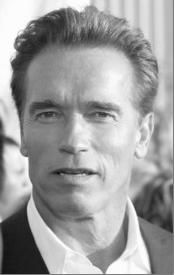
//> input picture p2/Images/arn.png, 175 x 275 px
$ ./fsiv_main_p2 -i=Images/input.jpg Images/arn.png out.png   (built with g++ and OpenCV 4)
//> lines starting //> are read from the running program, lines starting //| are printed output that depends on the picture
//> further down, input_image is the input picture: 275 rows x 175 cols, CV_8UC3; min 15, max 255, mean 158.7
### p2/fsiv_funcs.hpp
// File: fsiv_funcs.hpp
// (c) mjmarin

#ifndef FSIV_FUNCS_HPP
#define FSIV_FUNCS_HPP

#include <opencv2/opencv.hpp>
#include <string>
using namespace cv;
using namespace std;


Mat fsiv_contrast_enhance(const Mat& src01);
Mat fsiv_detail_enhance(const Mat& src01);
Mat fsiv_fuse(const Mat& contrast01, const Mat& detail01);
Mat fsiv_apply_gamma(const Mat& src01);
Mat fsiv_process_pipeline(const Mat& src01);
Mat fsiv_side_by_side_u8(const Mat& src_bgr_u8, const Mat& out_bgr_u8);

Mat processImage();
void updateImage(int, void*);
void interactiveMode(const string& save_path);
void normalMode(float alpha, float gain, float sigma, float gamma, float clip_limit, int tiles, const string& save_path);

#endif // FSIV_FUNCS_HPP

### p2/fsiv_funcs.cpp
// File: fsiv_funcs.cpp
// (c) mjmarin

#include "fsiv_funcs.hpp"
#include <algorithm>
#include <iostream>

using namespace cv;
using namespace std;

// External global variables from main
extern Mat input_image;
extern bool use_clahe;
extern bool luma_only;
extern bool show_debug;
extern float alpha;
extern float gamma1;
extern float gain;
extern float sigma;
extern float clip_limit;
extern int tiles;


extern const char* kWin;
extern const char* kWinContrast;
extern const char* kWinDetail;


Mat fsiv_contrast_enhance(const Mat& src01) {
    Mat result;

    if (src01.channels() == 1) {
        // Grayscale image
        Mat src_8u;
        src01.convertTo(src_8u, CV_8U, 255.0);

        if (use_clahe) {
            Ptr<CLAHE> clahe = createCLAHE(clip_limit, Size(tiles, tiles));
            clahe->apply(src_8u, src_8u);
        } else {
            equalizeHist(src_8u, src_8u);
        }

        src_8u.convertTo(result, CV_32F, 1.0/255.0);
    }
    else {
        // Color image
        if (luma_only) {
            // Process V channel in HSV
            Mat src_8u;
            src01.convertTo(src_8u, CV_8U, 255.0);

            Mat hsv;
            cvtColor(src_8u, hsv, COLOR_BGR2HSV);

            vector<Mat> hsv_channels;
            split(hsv, hsv_channels);

            // Process V channel
            if (use_clahe) {
                Ptr<CLAHE> clahe = createCLAHE(clip_limit, Size(tiles, tiles));
                clahe->apply(hsv_channels[2], hsv_channels[2]);
            } else {
                equalizeHist(hsv_channels[2], hsv_channels[2]);
            }

            merge(hsv_channels, hsv);
            cvtColor(hsv, src_8u, COLOR_HSV2BGR);
            src_8u.convertTo(result, CV_32F, 1.0/255.0);
        }
        else {
            // Process each BGR channel independently
            Mat src_8u;
            src01.convertTo(src_8u, CV_8U, 255.0);

            vector<Mat> bgr_channels;
            split(src_8u, bgr_channels);

            for (int i = 0; i < 3; i++) {
                if (use_clahe) {
                    Ptr<CLAHE> clahe = createCLAHE(clip_limit, Size(tiles, tiles));
                    clahe->apply(bgr_channels[i], bgr_channels[i]);
                } else {
                    equalizeHist(bgr_channels[i], bgr_channels[i]);
                }
            }

            merge(bgr_channels, src_8u);
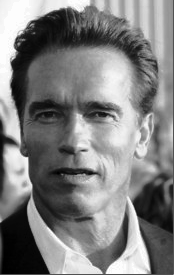
//> src_8u: 275 rows x 175 cols, CV_8UC3; min 0, max 255, mean 128.2
            src_8u.convertTo(result, CV_32F, 1.0/255.0);
        }
    }

    return result;
}

Mat fsiv_detail_enhance(const Mat& src01) {
    Mat blurred;

    // Calculate kernel size from sigma
    int ksize = (int)(ceil(sigma * 3) * 2 + 1);
    if (ksize < 3) ksize = 3;

    GaussianBlur(src01, blurred, Size(ksize, ksize), sigma);
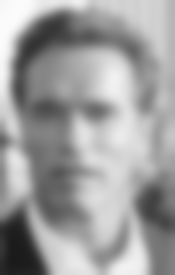
//> blurred: 275 rows x 175 cols, CV_32FC3; min 0.105, max 0.987, mean 0.621

    // Unsharp mask: Out = (1+gain)*I - gain*Blur
    Mat result = (1.0 + gain) * src01 - gain * blurred;
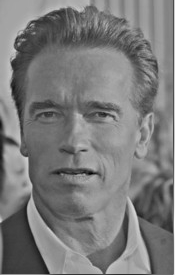
//> result: 275 rows x 175 cols, CV_32FC3; min -0.464, max 1.8, mean 0.623; drawn with min black and max white

    // Clamp to [0,1]
    min(result, 1.0, result);
    max(result, 0.0, result);

    return result;
}

Mat fsiv_fuse(const Mat& contrast01, const Mat& detail01) {

    Mat result;
    addWeighted(contrast01, alpha, detail01, 1.0 - alpha, 0.0, result);

    // Clamp to [0,1]
    min(result, 1.0, result);
    max(result, 0.0, result);

    return result;
}

Mat fsiv_apply_gamma(const Mat& src01) {
    if (abs(gamma1 - 1.0f) < 0.001f) {
        return src01.clone();
    }

    Mat result;
    pow(src01, gamma1, result);


    min(result, 1.0, result);
    max(result, 0.0, result);

    return result;
}

Mat fsiv_process_pipeline(const Mat& src01) {
    // Step 1: Contrast branch
    Mat contrast01 = fsiv_contrast_enhance(src01);

    // Step 2: Detail branch
    Mat detail01 = fsiv_detail_enhance(src01);
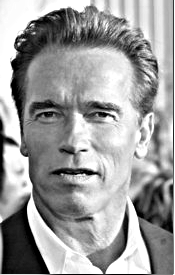
//> detail01: 275 rows x 175 cols, CV_32FC3; min 0, max 1, mean 0.615

    // Step 3: Fusion
    Mat fused01 = fsiv_fuse(contrast01, detail01);
//> in fsiv_fuse, `addWeighted(contrast01, alpha, detail01, 1.0 - alpha, 0.0, result);`:
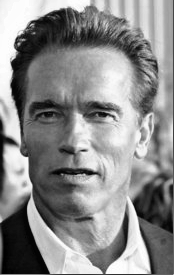
//> result: 275 rows x 175 cols, CV_32FC3; min 0, max 1, mean 0.548

    // Step 4: gamma1 correction
    Mat result01 = fsiv_apply_gamma(fused01);

    return result01;
}

Mat fsiv_side_by_side_u8(const Mat& src_bgr_u8, const Mat& out_bgr_u8) {
    Mat result;
    hconcat(src_bgr_u8, out_bgr_u8, result);
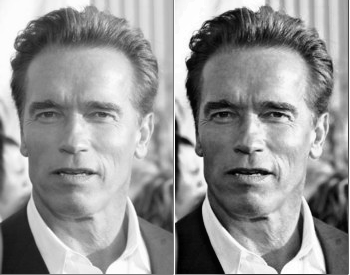
//> result: 275 rows x 350 cols, CV_8UC3; min 0, max 255, mean 149.2
    return result;
}


Mat processImage()
{
    // Convert input image to float [0,1]
    Mat src01;
    input_image.convertTo(src01, CV_32F, 1.0/255.0);

    // Process through pipeline
    Mat result01 = fsiv_process_pipeline(src01);

    // Convert back to 8-bit
    Mat result_u8;
    result01.convertTo(result_u8, CV_8U, 255.0);

    return result_u8;
}


void updateImage(int, void*)
{
    Mat result = processImage();


    Mat side_by_side = fsiv_side_by_side_u8(input_image, result);
    imshow(kWin, side_by_side);

    if (show_debug) {
        Mat src01;
        input_image.convertTo(src01, CV_32F, 1.0/255.0);

        Mat contrast01 = fsiv_contrast_enhance(src01);
        Mat detail01 = fsiv_detail_enhance(src01);

        Mat contrast_u8, detail_u8;
        contrast01.convertTo(contrast_u8, CV_8U, 255.0);
        detail01.convertTo(detail_u8, CV_8U, 255.0);

        imshow(kWinContrast, contrast_u8);
        imshow(kWinDetail, detail_u8);
    }
}


void interactiveMode(const string& output_file)
{
    namedWindow(kWin);

    if (show_debug) {
        namedWindow(kWinContrast);
        namedWindow(kWinDetail);
    }


    int alpha_trackbar = static_cast<int>(alpha * 1000);
    int gain_trackbar = static_cast<int>(gain * 100);
    int sigma_trackbar = static_cast<int>((sigma - 0.1) / 19.9 * 1000);
    int gamma_trackbar = static_cast<int>((gamma1 - 0.1) / 2.9 * 1000);
    int clip_trackbar = static_cast<int>((clip_limit - 0.1) / 9.9 * 1000);

    createTrackbar("Alpha x1000", kWin, &alpha_trackbar, 1000, updateImage);
    createTrackbar("Gain x100", kWin, &gain_trackbar, 1000, updateImage);
    createTrackbar("Sigma", kWin, &sigma_trackbar, 1000, updateImage);
    createTrackbar("Gamma", kWin, &gamma_trackbar, 1000, updateImage);
    createTrackbar("CLAHE clip", kWin, &clip_trackbar, 1000, updateImage);
    createTrackbar("CLAHE tiles", kWin, &tiles, 32, updateImage);


    updateImage(0, nullptr);

    while (true) {
        int key = waitKey(30);
//> the Esc key is pressed

        // Update float values from trackbars
        alpha = alpha_trackbar / 1000.0f;
        gain = 10.0f * gain_trackbar / 1000.0f;
        sigma = 0.1f + 19.9f * sigma_trackbar / 1000.0f;
        gamma1 = 0.1f + 2.9f * gamma_trackbar / 1000.0f;
        clip_limit = 0.1f + 9.9f * clip_trackbar / 1000.0f;
        if (tiles < 2) tiles = 2;

        if (key == 27) { // ESC
            cout << "Closing program...\n";
            break;
        }

        if (key == 's' || key == 'S') {
            Mat result = processImage();
            imwrite(output_file, result);
            cout << "Saved: " << output_file << "\n";
        }
    }

    destroyAllWindows();
}


// [27 lines left out: function normalMode, not called in this run]

### p2/fsiv_main_p2.cpp
// File: fsiv_main_p2.cpp

#if defined(_WIN32) && !defined(NOMINMAX)
#define NOMINMAX
#endif
#include "fsiv_funcs.hpp"

#include <opencv2/opencv.hpp>
#include <iostream>
using namespace cv;
using namespace std;


 const char* kWin         = "HDR-like Fusion (Press ESC to exit; S key to save)";
 const char* kWinContrast = "Branch: Contrast (CLAHE / Equalize)";
 const char* kWinDetail   = "Branch: Detail (Unsharp)";

Mat input_image;  // Original image

bool use_clahe = false;
bool luma_only = false;
bool show_debug = false;
float alpha = 0.6f;
float gamma1 = 1.0f;
float gain = 1.2f;
float sigma = 5.0f;
float clip_limit = 3.0f;
int tiles = 8;


int main(int argc, char** argv) {
    const String keys =
        "{help h ? |      | Show help }"
        "{i        |      | Interactive mode (trackbars) }"
        "{l        |      | Process luma channel only }"
        "{clahe    |      | use CLAHE instead of global equalization }"
        "{d        |      | Show debug windows (interactive only) }"
        "{alpha    | 0.6  | fusion weight toward contrast (0.0-1.0) }"
        "{gain     | 1.2  | unsharp gain (0.0-10.0) }"
        "{sigma    | 5.0  | Gaussian blur sigma (0.1-20.0) }"
        "{gamma1   | 1.0  | output gamma1 (0.1-3.0) }"
        "{clip     | 3.0  | CLAHE clip limit (0.1-10.0) }"
        "{tiles    | 8    | CLAHE grid size (2-32) }"
        "{@input   |      | input file }"
        "{@output  |      | output file }";


    CommandLineParser parser(argc, argv, keys);
    parser.about("FSIV Practical XXX");
    if (parser.has("help") || !parser.check()) {
        parser.printMessage();
        cout << "\nExamples:\n"
                  << "  " << argv[0]
                  << " -i "
                     "input.jpg output.jpg\n"
                  << "  " << argv[0]
                  << " -i --clahe input.jpg output.jpg \n";
        return 0;
    }

    // TODO: Write your code here
    //  . . .
    bool interactive_mode = parser.has("i");
    luma_only = parser.has("l");
    use_clahe = parser.has("clahe");
    show_debug = parser.has("d");

    alpha = parser.get<float>("alpha");
    gain = parser.get<float>("gain");
    sigma = parser.get<float>("sigma");
    gamma1 = parser.get<float>("gamma1");
    clip_limit = parser.get<float>("clip");
    tiles  = parser.get<int>("tiles");

    String input_file = parser.get<String>("@input");
    String output_file = parser.get<String>("@output");

    if (!interactive_mode)
    {
        if (alpha < 0.0f || alpha > 1.0f)
        {
            cerr << "ERROR: alpha must be in range 0.0-1.0\n";
            return -1;
        }
        if (gain < 0.0f || gain > 10.0f)
        {
            cerr << "ERROR: gain must be in range 0.0-10.0\n";
            return -1;
        }
        if (sigma < 0.1f || sigma > 20.0f)
        {
            cerr << "ERROR: sigma must be in range 0.1-20.0\n";
            return -1;
        }
        if (gamma1 < 0.1f || gamma1 > 3.0f)
        {
            cerr << "ERROR: gamma1 must be in range 0.1-3.0\n";
            return -1;
        }
        if (clip_limit < 0.1f || clip_limit > 10.0f)
        {
            cerr << "ERROR: clip must be in range 0.1-10.0\n";
            return -1;
        }
        if (tiles < 2 || tiles > 32)
        {
            cerr << "ERROR: tiles must be in range 2-32\n";
            return -1;
        }
    }

    input_image = imread(input_file);
    if (input_image.empty())
    {
        cerr << "ERROR: Cannot open input image: " << input_file << "\n";
        return -1;
    }

     if (interactive_mode)
    {
        interactiveMode(output_file);
    }
    else
    {
        normalMode(alpha, gain, sigma, gamma1, clip_limit, tiles, output_file);
    }

    return 0;
}

$ run again, on p2/Images/cells.png
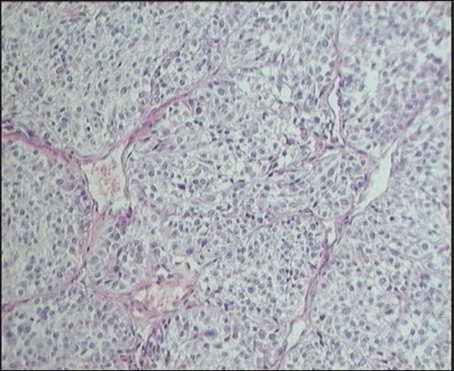
//> input picture p2/Images/cells.png, 454 x 371 px
//> input_image is the input picture: 371 rows x 454 cols, CV_8UC3; mean B, G, R 180.5, 174, 171.5
//> in fsiv_contrast_enhance, `merge(bgr_channels, src_8u);`:
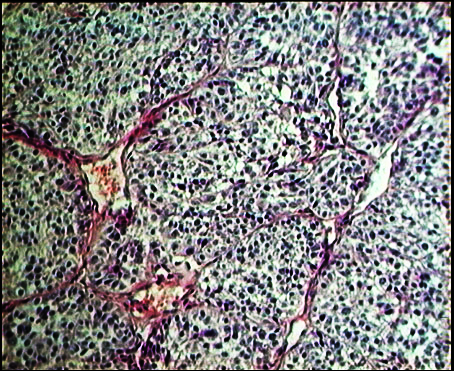
//> src_8u: 371 rows x 454 cols, CV_8UC3; mean B, G, R 129.2, 129, 129.1
//> in fsiv_side_by_side_u8, `hconcat(src_bgr_u8, out_bgr_u8, result);`:
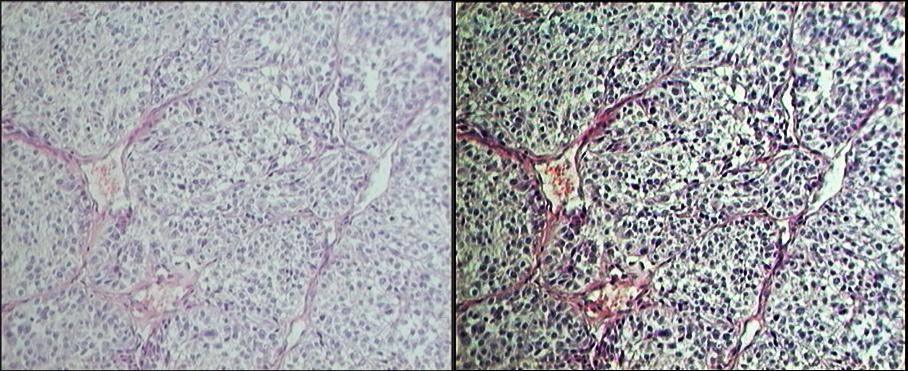
//> result: 371 rows x 908 cols, CV_8UC3; mean B, G, R 165.2, 160.6, 158.9

$ run again, on p2/Images/kodim16.png
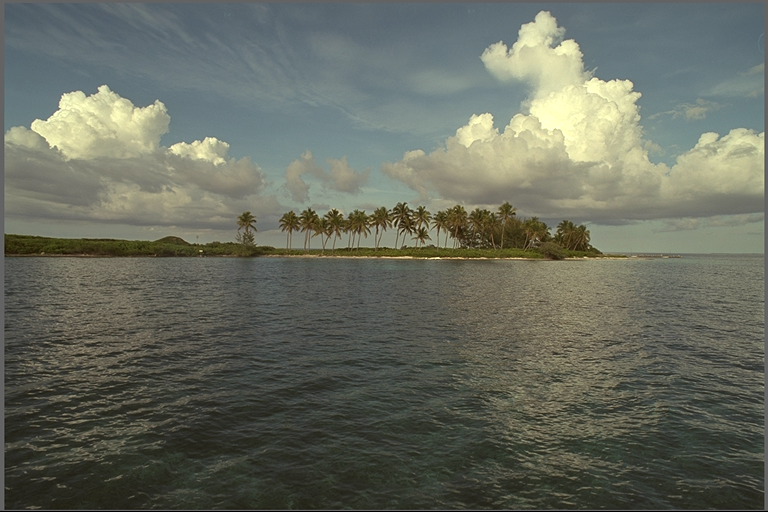
//> input picture p2/Images/kodim16.png, 768 x 512 px
//> input_image is the input picture: 512 rows x 768 cols, CV_8UC3; mean B, G, R 95.2, 106.7, 102.8
//> in fsiv_contrast_enhance, `merge(bgr_channels, src_8u);`:
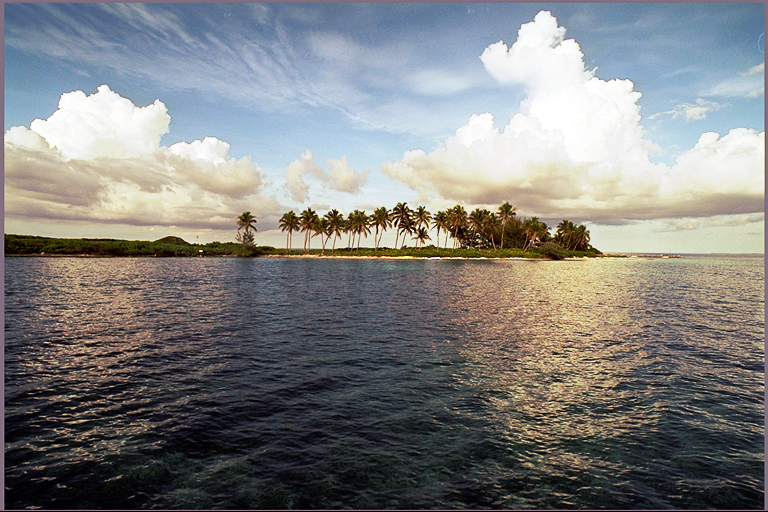
//> src_8u: 512 rows x 768 cols, CV_8UC3; mean B, G, R 128.2, 128.2, 128.3
//> in fsiv_side_by_side_u8, `hconcat(src_bgr_u8, out_bgr_u8, result);`:
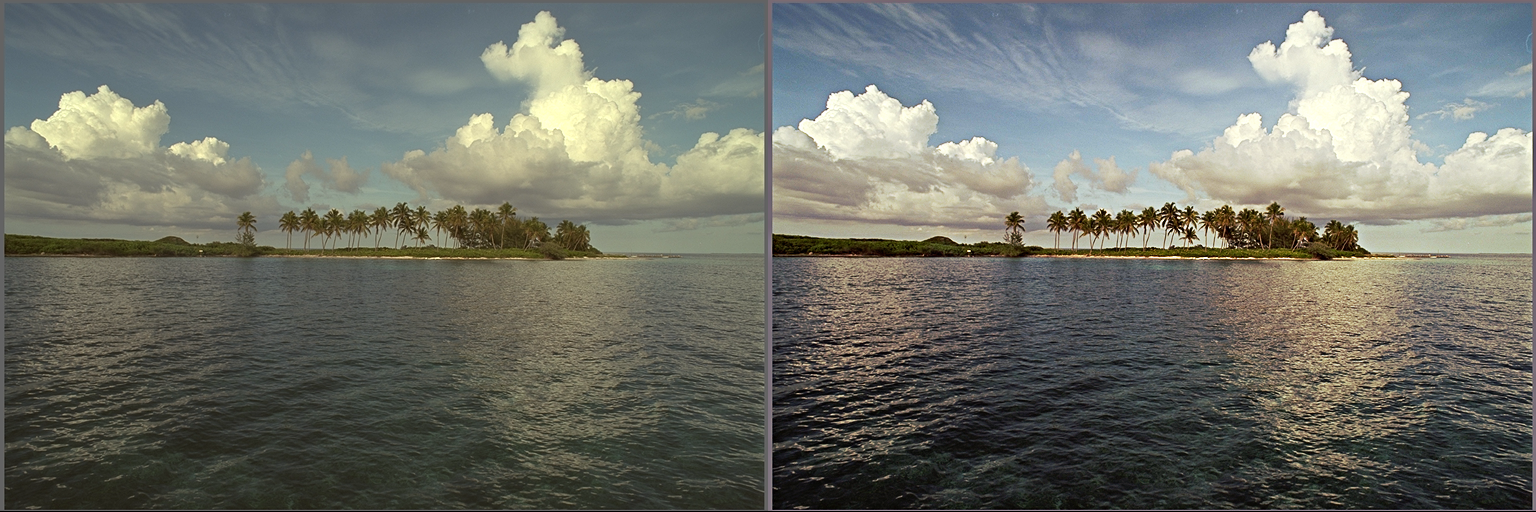
//> result: 512 rows x 1536 cols, CV_8UC3; mean B, G, R 105.2, 113.1, 110.4
